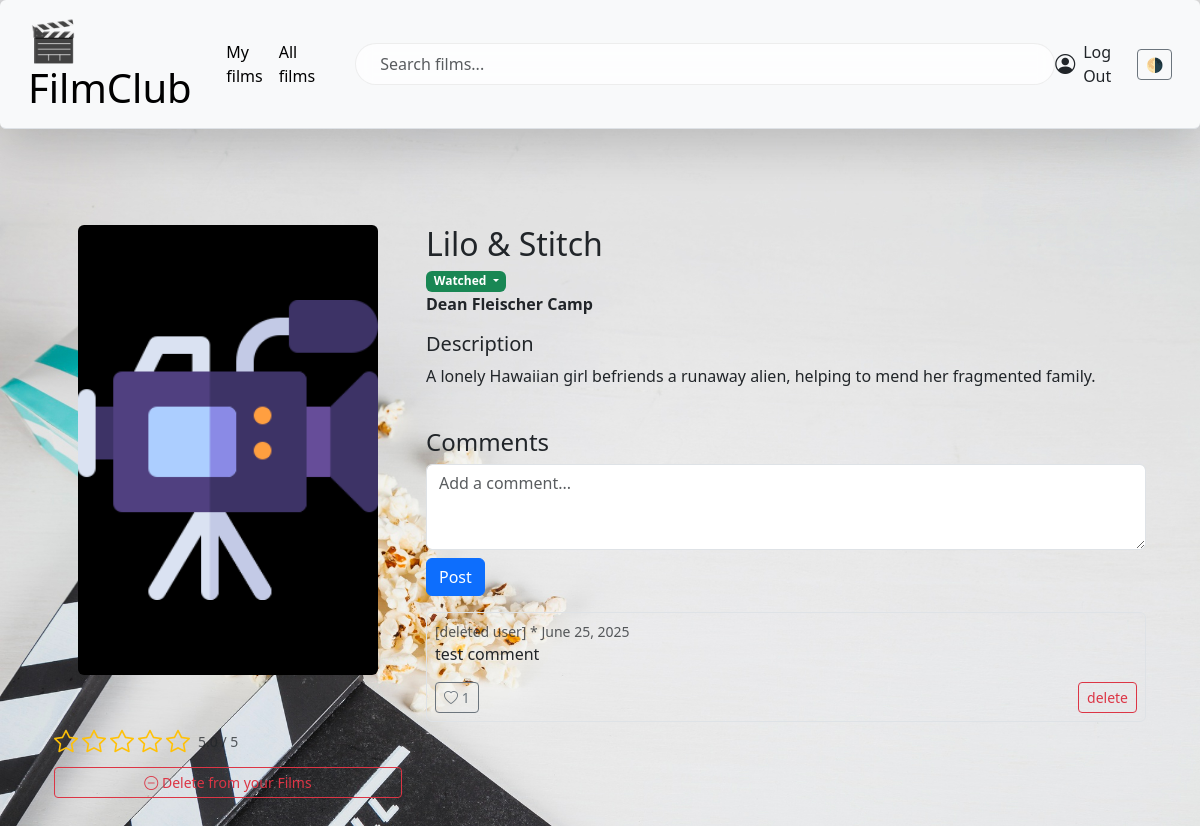
Screenshot of /films/3/ (signed in) with the database file from the repository.
### films/models/film.py (models this page shows, shortened)
class Film(
    CreatedAtMixin,
    UpdatedAtMixin,
    models.Model,
):
    title = models.CharField(max_length=255, db_index=True)
    director = models.CharField(max_length=255)
    description = models.TextField(null=True, blank=True)
    genres = models.CharField(max_length=255, null=True, blank=True)
    age_rating = models.CharField(
        max_length=7,
        choices=[
            ('G', 'General Audience'),
            ('PG', 'Parental Guidance'),
            ('PG-13', 'Parents Strongly Cautioned'),
            ('R', 'Restricted'),
            ('18+', 'Adults Only'),
        ]
    )
    release = models.IntegerField(null=True, blank=True)
    cover_url = models.URLField(null=True, blank=True)
    views = models.PositiveIntegerField(default=0)
    added_by = models.ForeignKey(
        User,
        on_delete=models.CASCADE,
        related_name="my_films",
        null=True,
        blank=True)
    tags = models.ManyToManyField(
        "Tag",
        related_name="films",
        blank=True,
    )
    average_rating = models.FloatField(null=True, blank=True)
    rating_count = models.PositiveIntegerField(default=0, null=False)
    objects = FilmManager()
    grade = models.PositiveSmallIntegerField(
        null=True,
        blank=True,
        validators=[
            MinValueValidator(1),
            MaxValueValidator(10)
        ]
    )
    objects = FilmManager()
    review = models.TextField(null=True, blank=True)
    class Meta:
        db_table = "films"

### films/models/movie_folder.py (models this page shows, shortened)
class MovieFolder(
    CreatedAtMixin,
    UpdatedAtMixin,
    models.Model
):
    WATCHED = "watch"
    WATCHING = "watching"
    WANT = "want"
    STATUS_CHOICES = [
        (WATCHED, "Watched"),
        (WATCHING, "Watching"),
        (WANT, "Want to watch"),
    ]
    user = models.ForeignKey(
        User,
        related_name="movie_folders",
        on_delete=models.CASCADE,
        null=True
    )
    film = models.ForeignKey(
        "Film",
        related_name="folder",
        on_delete=models.PROTECT,
        null=False,
    )
    added_at = models.DateTimeField(auto_now_add=True)
    status = models.CharField(
        max_length=20,
        choices=STATUS_CHOICES,
        null=False,
    )
    rating = models.PositiveSmallIntegerField(
        null=True,
        validators=[
            MinValueValidator(1),
            MaxValueValidator(5)
        ]
    )
    review = models.TextField(null=True, blank=True)
    class Meta:
        db_table = "film_folder"
        unique_together = ("user", "film")
        indexes = [
            models.Index(
                name="ix_films_user_id_status",
                fields=["user", "status"],
            )
        ]

### films/models/coments.py (models this page shows, shortened)
class Comment(
    CreatedAtMixin,
    models.Model
):
    film = models.ForeignKey(
        "films.Film",
        on_delete=models.CASCADE,
        related_name="comments",
        null=False,
    )
    user = models.ForeignKey(
        User,
        on_delete=models.SET_NULL,
        null=True,
    )
    author = models.ForeignKey(
        User,
        on_delete=models.CASCADE,
        related_name="my_comments",
        null=True,
        blank=True
    )
    content = models.TextField()
    tagged_user=models.ManyToManyField(
        User,
        related_name="tagged_in_comments",
        blank=True,
    )
    class Meta:
        db_table = "comments"
    @property
    def likes_count(self) -> int:
        return self.likes.count()

### films/views.py (the view)
# urls.py: path("films/<int:film_id>/", views.film_details, name="film_details"),
@login_required
def film_details(request, film_id):
    film = get_object_or_404(Film, pk=film_id)
    rating_range = range(1, 6)
    user_folder = None
    if request.user.is_authenticated:
        user_folder = MovieFolder.objects.filter(user=request.user, film=film).first()
    return shortcuts.render(
        request,
        "film_details.html",
        {"film": film,
         "user_folder": user_folder,
         "rating_range": rating_range,
         }
    )

### films/models/film.py (called while the page is built)
    def get_queryset(self):
        return FilmQuerySet(self.model, using=self._db)

### films/templates/film_details.html (shortened to what this page needs)
{% extends "base.html" %}
{% block content %}
<div class="container py-5">
  <div class="row">
    <div class="col-md-4 text-center">
      <img src="{{ film.cover_url }}"
           alt="{{ film.title }}"
           width="300" height="450"
           class="rounded-2 d-block mx-auto mb-5"
           style="object-fit: contain; border-radius: 8px; background-color: #000;"
           onerror="this.onerror=null; this.src='/static/images/video-camera.png'" />
      <div id="rating-container">
        {% include "films/partials/rating.html" %}
      </div>
      <div id="folder-action-{{ film.id }}">
        {% include "films/partials/folder_button.html" with film=film user_folder=user_folder %}
      </div>
    </div>
    <div class="col-md-8">
      <h2 class="mb-1">{{ film.title }}</h2>
      <div id="status-badge-{{ film.id }}">
        {% include "films/partials/status_badge.html" with user_folder=user_folder %}
      </div>
      <p><strong>{{ film.director }}</strong></p>
      {% if film.description %}
        <h5 class="mb-2">Description</h5>
        <div id="description" class="text-body-mb2">
          {{ film.description|linebreaks }}
        </div>
      {% endif %}
      {% load static %}
      <div id="comment-section" class="mt-4">
        <h4>Comments</h4>
        {% if user.is_authenticated %}
          <form id="comment-form"
                hx-post="{% url 'add_comment' film.id %}"
                hx-target="#comments-list"
                hx-swap="outerHTML"
                hx-on::after-request="this.reset()"
                class="mb-3">
            <textarea name="content" rows="3" class="form-control" placeholder="Add a comment..."></textarea>
            <button type="submit" class="btn btn-primary mt-2">Post</button>
          </form>
        {% else %}
          <p>
            <a href="{% url 'login' %}" class="text-decoration-underline text-dark">Log In</a> or
            <a href="{% url 'signup' %}" class="text-decoration-underline text-dark">Sign Up</a> to Comment
          </p>
        {% endif %}
        <div id="comments-list">
          {% include "films/partials/comments_list.html" with comments=film.comments.all %}
        </div>
      </div>
    </div>
  </div>
</div>
{% endblock %}

### films/templates/films/partials/rating.html (shortened to what this page needs)
<div id="rating-container">
  {% if user.is_authenticated %}
    <div class="d-flex align-items-center gap-2">
      <div class="star-rating d-flex align-items-center gap-1">
        {% with movie_folder.rating|default:0 as current_rating %}
          {% for i in rating_range %}
            <form
              hx-post="{% url 'rate_film' film.id %}"
              hx-target="#rating-container"
              hx-swap="outerHTML"
              method="POST"
              class="m-0 p-0 d-inline"
            >
              <button
                type="submit"
                name="rating"
                value="{{ i }}"
                class="btn p-0 border-0 bg-transparent"
                aria-label="Rate {{ i }}"
              >
                {% if current_rating|add:0 >= i %}
                  <i class="bi bi-star-fill text-warning fs-4"></i>
                {% else %}
                  <i class="bi bi-star text-warning fs-4"></i>
                {% endif %}
              </button>
            </form>
          {% endfor %}
        {% endwith %}
      </div>
      {% if film.average_rating %}
        <span class="text-muted small">
          {{ film.average_rating|floatformat:1 }} / 5
        </span>
      {% else %}
        <span class="text-muted small">Not rated yet! Be first!</span>
      {% endif %}
    </div>
  {% else %}
    <p class="text-muted small">Log in to rate this film</p>
  {% endif %}
</div>

### films/templates/films/partials/status_badge.html (shortened to what this page needs)
<div
  id="status-badge-{{ film.id }}"
  hx-get="{% url 'status_badge_partial' film.id %}"
  hx-trigger="refresh from:body"
  hx-swap="outerHTML"
  hx-target="this"
  class="dropdown d-inline"
>
  {% if user_folder %}
    <button
      class="badge dropdown-toggle
        {% if user_folder.status == 'watch' %}bg-success
        {% elif user_folder.status == 'watching' %}bg-primary
        {% elif user_folder.status == 'want' %}bg-warning text-dark
        {% else %}bg-secondary
        {% endif %}"
      type="button"
      data-bs-toggle="dropdown"
      aria-expanded="false"
      style="border: none; cursor: pointer;"
    >
      {{ user_folder.get_status_display }}
    </button>
  {% endif %}
</div>

### films/templates/films/partials/comments_list.html (shortened to what this page needs)
{% if comments %}
  {% for comment in comments %}
    <div class="mb-2 p-2 border rounded text-body">
      <div class="small text-muted">
        {% if comment.author %}
          {{ comment.author.username }} * {{ comment.created_at|date }}
        {% else %}
          [deleted user] * {{ comment.created_at|date }}
        {% endif %}
      </div>
      {% if comment.content %}
        {% if comment.content|length > 100 %}
          <p id="comment-snippet-{{ comment.id }}">
            {{ comment.content|truncatechars:100 }}...
            <a href="#" class="text-primary" onclick="toggleComment({{ comment.id }}); return false;">Show More</a>
          </p>
          <p id="comment-full-{{ comment.id }}" class="d-none">
            {{ comment.content|linebreaks }}
            <a href="#" class="text-primary" onclick="toggleComment({{ comment.id }}); return false;">Show Less</a>
          </p>
        {% else %}
          <p class="mb-0">{{ comment.content|linebreaks }}</p>
        {% endif %}
      {% else %}
        <p class="text-muted small fst-italic">No content</p>
      {% endif %}
      <div class="mt-1 d-flex justify-content-between align-items-center">
        {% if user.is_authenticated %}
          {% include "films/partials/like_button.html" %}
        {% else %}
          <span class="small text-muted">
            <i class="bi bi-heart"></i> {{ comment.likes_count }}
          </span>
        {% endif %}
        {% if user == comment.user %}
          <form method="POST" action="{% url 'delete_comment' comment.id %}" style="display:inline;">
            <button type="submit" class="btn btn-sm btn-outline-danger">delete</button>
          </form>
        {% endif %}
      </div>
    </div>
  {% endfor %}
{% else %}
  <p class="text-muted">No comments yet</p>
{% endif %}

### films/templates/films/partials/like_button.html (shortened to what this page needs)
<form
    hx-post="{% url 'toggle_comment_like' comment.id %}"
    hx-target="#like-btn-{{ comment.id }}"
    hx-swap="outerHTML"
>
    <button
        class="btn btn-sm btn-outline-secondary"
        id="like-btn-{{ comment.id }}"
        type="submit"
    >
        {% if liked %}
            <i class="bi bi-heart-fill"></i> {{ comment.likes_count }}
        {% else %}
            <i class="bi bi-heart"></i> {{ comment.likes_count }}
        {% endif %}
    </button>
</form>

### films/templates/base.html (style rules this page uses)
body { background-image: url("/static/images/2147698870.jpg"); background-size: cover; background-repeat: no-repeat; background-attachment: fixed; background-position: center; }
#description { overflow: hidden; max-height: 6em; position: relative; transition: max-height 0.3s ease; }
.star-rating button { cursor: pointer; }
.star-rating i { transition: color 0.2s; }

### rows the page displays
Film: average_rating "5.0", title "Lilo & Stitch", director "Dean Fleischer Camp", description "A lonely Hawaiian girl befriends a runaway alien, helping to mend her fragmented family."
MovieFolder: status "Watched"
Comment: created_at "June 25, 2025", content "test comment", likes_count "1", shows "delete"
